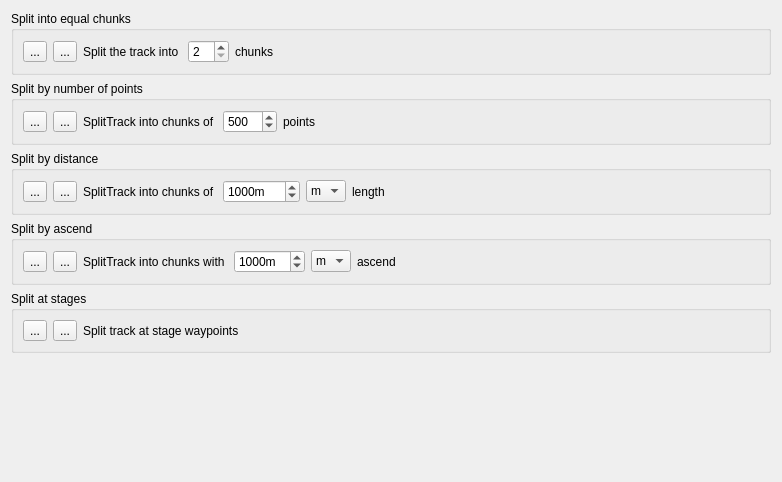
           <widget class="QWidget" name="scrollAreaWidgetContents_2">
            <property name="geometry">
             <rect>
              <x>0</x>
              <y>0</y>
              <width>782</width>
              <height>482</height>
             </rect>
            </property>
            <layout class="QVBoxLayout" name="verticalLayout_5">
             <item>
              <widget class="QGroupBox" name="groupSplit1">
               <property name="title">
                <string>Split into equal chunks</string>
               </property>
               <layout class="QGridLayout" name="gridLayout_3">
                <item row="0" column="1">
                 <widget class="QToolButton" name="toolAddSplit1">
                  <property name="toolTip">
                   <string>add to list</string>
                  </property>
                  <property name="text">
                   <string>...</string>
                  </property>
                  <property name="icon">
                   <iconset resource="resources.qrc">
                    <normaloff>:/icons/iconAdd216x16.png</normaloff>:/icons/iconAdd216x16.png</iconset>
                  </property>
                 </widget>
                </item>
                <item row="0" column="3">
                 <layout class="QHBoxLayout" name="horizontalLayout_4">
                  <item>
                   <widget class="QLabel" name="label_8">
                    <property name="text">
                     <string>Split the track into </string>
                    </property>
                   </widget>
                  </item>
                  <item>
                   <widget class="QSpinBox" name="spinSplit1">
                    <property name="minimum">
                     <number>2</number>
                    </property>
                   </widget>
                  </item>
                  <item>
                   <widget class="QLabel" name="label_7">
                    <property name="text">
                     <string>chunks</string>
                    </property>
                   </widget>
                  </item>
                 </layout>
                </item>
                <item row="0" column="4">
                 <spacer name="horizontalSpacer_4">
                  <property name="orientation">
                   <enum>Qt::Horizontal</enum>
                  </property>
                  <property name="sizeHint" stdset="0">
                   <size>
                    <width>40</width>
                    <height>20</height>
                   </size>
                  </property>
                 </spacer>
                </item>
                <item row="0" column="0">
                 <widget class="QToolButton" name="toolSplit1Now">
                  <property name="toolTip">
                   <string>apply now</string>
                  </property>
                  <property name="text">
                   <string>...</string>
                  </property>
                  <property name="icon">
                   <iconset resource="resources.qrc">
                    <normaloff>:/icons/iconGear16x16.png</normaloff>:/icons/iconGear16x16.png</iconset>
                  </property>
                 </widget>
                </item>
               </layout>
              </widget>
             </item>
             <item>
              <widget class="QGroupBox" name="groupSplit2">
               <property name="title">
                <string>Split by number of points</string>
               </property>
               <layout class="QGridLayout" name="gridLayout_4">
                <item row="0" column="1">
                 <widget class="QToolButton" name="toolAddSplit2">
                  <property name="toolTip">
                   <string>add to list</string>
                  </property>
                  <property name="text">
                   <string>...</string>
                  </property>
                  <property name="icon">
                   <iconset resource="resources.qrc">
                    <normaloff>:/icons/iconAdd216x16.png</normaloff>:/icons/iconAdd216x16.png</iconset>
                  </property>
                 </widget>
                </item>
                <item row="0" column="3">
                 <layout class="QHBoxLayout" name="horizontalLayout_5">
                  <item>
                   <widget class="QLabel" name="label_10">
                    <property name="text">
                     <string>SplitTrack into chunks of </string>
                    </property>
                   </widget>
                  </item>
                  <item>
                   <widget class="QSpinBox" name="spinSplit2">
                    <property name="minimum">
                     <number>100</number>
                    </property>
                    <property name="maximum">
                     <number>1000</number>
                    </property>
                    <property name="singleStep">
                     <number>100</number>
                    </property>
                    <property name="value">
                     <number>500</number>
                    </property>
                   </widget>
                  </item>
                  <item>
                   <widget class="QLabel" name="label_9">
                    <property name="text">
                     <string>points</string>
                    </property>
                   </widget>
                  </item>
                 </layout>
                </item>
                <item row="0" column="4">
                 <spacer name="horizontalSpacer_5">
                  <property name="orientation">
                   <enum>Qt::Horizontal</enum>
                  </property>
                  <property name="sizeHint" stdset="0">
                   <size>
                    <width>40</width>
                    <height>20</height>
                   </size>
                  </property>
                 </spacer>
                </item>
                <item row="0" column="0">
                 <widget class="QToolButton" name="toolSplit2Now">
                  <property name="toolTip">
                   <string>apply now</string>
                  </property>
                  <property name="text">
                   <string>...</string>
                  </property>
                  <property name="icon">
                   <iconset resource="resources.qrc">
                    <normaloff>:/icons/iconGear16x16.png</normaloff>:/icons/iconGear16x16.png</iconset>
                  </property>
                 </widget>
                </item>
               </layout>
              </widget>
             </item>
             <item>
              <widget class="QGroupBox" name="groupSplit3">
               <property name="title">
                <string>Split by distance</string>
               </property>
               <layout class="QGridLayout" name="gridLayout_6">
                <item row="0" column="1">
                 <widget class="QToolButton" name="toolAddSplit3">
                  <property name="toolTip">
                   <string>add to list</string>
                  </property>
                  <property name="text">
                   <string>...</string>
                  </property>
                  <property name="icon">
                   <iconset resource="resources.qrc">
                    <normaloff>:/icons/iconAdd216x16.png</normaloff>:/icons/iconAdd216x16.png</iconset>
                  </property>
                 </widget>
                </item>
                <item row="0" column="3">
                 <layout class="QHBoxLayout" name="horizontalLayout_6">
                  <item>
                   <widget class="QLabel" name="label_11">
                    <property name="text">
                     <string>SplitTrack into chunks of </string>
                    </property>
                   </widget>
                  </item>
                  <item>
                   <widget class="QSpinBox" name="spinSplit3">
                    <property name="suffix">
                     <string>m</string>
                    </property>
                    <property name="minimum">
                     <number>100</number>
                    </property>
                    <property name="maximum">
                     <number>10000000</number>
                    </property>
                    <property name="singleStep">
                     <number>100</number>
                    </property>
                    <property name="value">
                     <number>1000</number>
                    </property>
                   </widget>
                  </item>
                  <item>
                   <widget class="QComboBox" name="comboMeterFeet2">
                    <item>
                     <property name="text">
                      <string notr="true">m</string>
                     </property>
                    </item>
                    <item>
                     <property name="text">
                      <string notr="true">ft</string>
                     </property>
                    </item>
                   </widget>
                  </item>
                  <item>
                   <widget class="QLabel" name="label_14">
                    <property name="text">
                     <string>length</string>
                    </property>
                   </widget>
                  </item>
                 </layout>
                </item>
                <item row="0" column="4">
                 <spacer name="horizontalSpacer_6">
                  <property name="orientation">
                   <enum>Qt::Horizontal</enum>
                  </property>
                  <property name="sizeHint" stdset="0">
                   <size>
                    <width>243</width>
                    <height>20</height>
                   </size>
                  </property>
                 </spacer>
                </item>
                <item row="0" column="0">
                 <widget class="QToolButton" name="toolSplit3Now">
                  <property name="toolTip">
                   <string>apply now</string>
                  </property>
                  <property name="text">
                   <string>...</string>
                  </property>
                  <property name="icon">
                   <iconset resource="resources.qrc">
                    <normaloff>:/icons/iconGear16x16.png</normaloff>:/icons/iconGear16x16.png</iconset>
                  </property>
                 </widget>
                </item>
               </layout>
              </widget>
             </item>
             <item>
              <widget class="QGroupBox" name="groupSplit4">
               <property name="title">
                <string>Split by ascend</string>
               </property>
               <layout class="QGridLayout" name="gridLayout_5">
                <item row="0" column="1">
                 <widget class="QToolButton" name="toolAddSplit4">
                  <property name="toolTip">
                   <string>add to list</string>
                  </property>
                  <property name="text">
                   <string>...</string>
                  </property>
                  <property name="icon">
                   <iconset resource="resources.qrc">
                    <normaloff>:/icons/iconAdd216x16.png</normaloff>:/icons/iconAdd216x16.png</iconset>
                  </property>
                 </widget>
                </item>
                <item row="0" column="3">
                 <layout class="QHBoxLayout" name="horizontalLayout_8">
                  <item>
                   <widget class="QLabel" name="label_12">
                    <property name="text">
                     <string>SplitTrack into chunks with </string>
                    </property>
                   </widget>
                  </item>
                  <item>
                   <widget class="QSpinBox" name="spinSplit4">
                    <property name="suffix">
                     <string>m</string>
                    </property>
                    <property name="minimum">
                     <number>10</number>
                    </property>
                    <property name="maximum">
                     <number>10000</number>
                    </property>
                    <property name="singleStep">
                     <number>100</number>
                    </property>
                    <property name="value">
                     <number>1000</number>
                    </property>
                   </widget>
                  </item>
                  <item>
                   <widget class="QComboBox" name="comboMeterFeet3">
                    <item>
                     <property name="text">
                      <string notr="true">m</string>
                     </property>
                    </item>
                    <item>
                     <property name="text">
                      <string notr="true">ft</string>
                     </property>
                    </item>
                   </widget>
                  </item>
                  <item>
                   <widget class="QLabel" name="label_13">
                    <property name="text">
                     <string>ascend</string>
                    </property>
                   </widget>
                  </item>
                 </layout>
                </item>
                <item row="0" column="4">
                 <spacer name="horizontalSpacer_7">
                  <property name="orientation">
                   <enum>Qt::Horizontal</enum>
                  </property>
                  <property name="sizeHint" stdset="0">
                   <size>
                    <width>246</width>
                    <height>20</height>
                   </size>
                  </property>
                 </spacer>
                </item>
                <item row="0" column="0">
                 <widget class="QToolButton" name="toolSplit4Now">
                  <property name="toolTip">
                   <string>apply now</string>
                  </property>
                  <property name="text">
                   <string>...</string>
                  </property>
                  <property name="icon">
                   <iconset resource="resources.qrc">
                    <normaloff>:/icons/iconGear16x16.png</normaloff>:/icons/iconGear16x16.png</iconset>
                  </property>
                 </widget>
                </item>
               </layout>
              </widget>
             </item>
             <item>
              <widget class="QGroupBox" name="groupSplit5">
               <property name="title">
                <string>Split at stages</string>
               </property>
               <layout class="QHBoxLayout" name="horizontalLayout_10">
                <item>
                 <widget class="QToolButton" name="toolSplit5Now">
                  <property name="text">
                   <string>...</string>
                  </property>
                  <property name="icon">
                   <iconset resource="resources.qrc">
                    <normaloff>:/icons/iconGear16x16.png</normaloff>:/icons/iconGear16x16.png</iconset>
                  </property>
                 </widget>
                </item>
                <item>
                 <widget class="QToolButton" name="toolAddSplit5">
                  <property name="text">
                   <string>...</string>
                  </property>
                  <property name="icon">
                   <iconset resource="resources.qrc">
                    <normaloff>:/icons/iconAdd216x16.png</normaloff>:/icons/iconAdd216x16.png</iconset>
                  </property>
                 </widget>
                </item>
                <item>
                 <widget class="QLabel" name="label_17">
                  <property name="text">
                   <string>Split track at stage waypoints</string>
                  </property>
                 </widget>
                </item>
                <item>
                 <spacer name="horizontalSpacer_15">
                  <property name="orientation">
                   <enum>Qt::Horizontal</enum>
                  </property>
                  <property name="sizeHint" stdset="0">
                   <size>
                    <width>40</width>
                    <height>20</height>
                   </size>
                  </property>
                 </spacer>
                </item>
               </layout>
              </widget>
             </item>
             <item>
              <spacer name="verticalSpacer_3">
               <property name="orientation">
                <enum>Qt::Vertical</enum>
               </property>
               <property name="sizeHint" stdset="0">
                <size>
                 <width>20</width>
                 <height>40</height>
                </size>
               </property>
              </spacer>
             </item>
            </layout>
           </widget>
